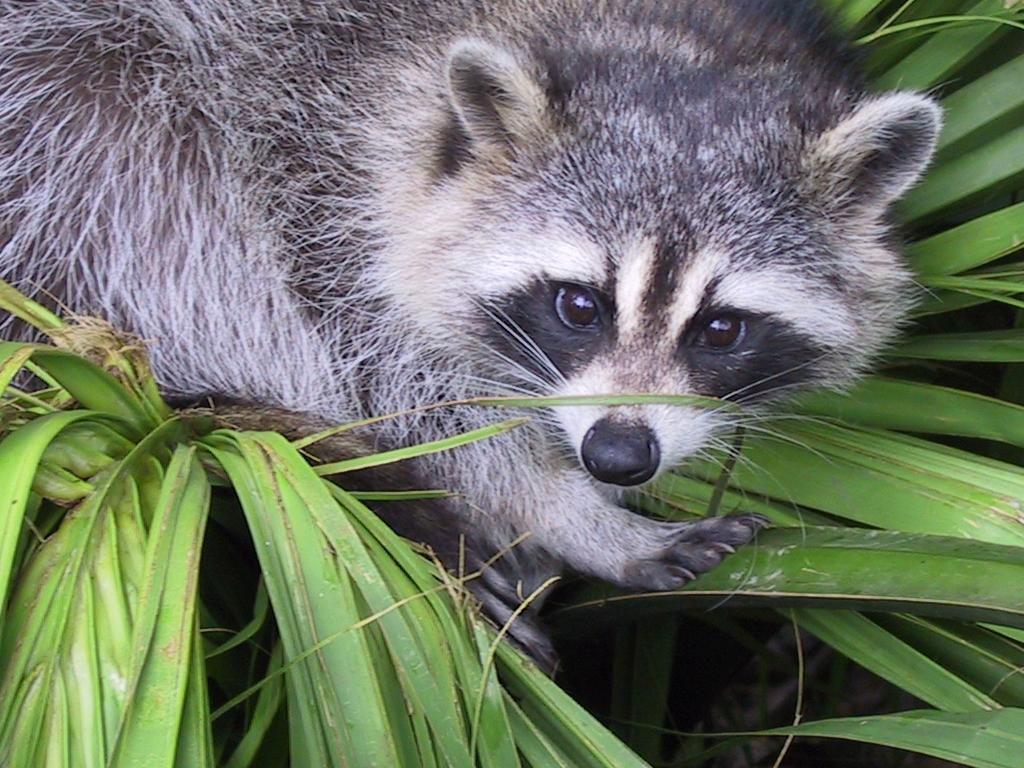
#> input picture data_science1/ex03/animal.jpeg, 1024 x 768 px
$ python zoom.py
#> lines starting #> are read from the running program, lines starting #| are printed output that depends on the picture
### data_science1/ex03/load_image.py
from PIL import Image
import numpy as np

# You need to write a function that loads an image, prints its format, and its pixels
# content in RGB format.
# You have to handle, at least, JPG and JPEG format.
# You need to handle any error with a clear error message

def ft_load(path: str) -> np.ndarray:
    """_summary_
    Loads an image, prints the shape of the image and returns an array
    Args:
        path (str): image file path

    Returns:
        np.ndarray: the RGB pixel matrix in numpy array"""
#> called with path = 'animal.jpeg'
    try:
        image = Image.open(path)
#> image is the input picture: PIL image 1024x768 RGB; mean R, G, B 110.7, 117.7, 102.1
        im_array = np.array(image)
        print(im_array.shape)
#| (768, 1024, 3)
        return(im_array)
    except Exception as e:
        print(f"Error: {e}")


# [5 lines left out: function main, not called in this run]


# [2 lines that do not run on import are left out]

### data_science1/ex03/zoom.py
from load_image import ft_load
from PIL import Image, ImageOps
import numpy as np

# Create a program that should load the image "animal.jpeg", print some information
# about it and display it after "zooming".
# • The size in pixel on both X and Y axis
# • The number of channel
# • The pixel content of the image.
# If anything went wrong, the program must not stop abruptly and handle any error
# with a clear message.


def main():
    """_summary_
        This is a main, it simply calls
    """
    try:
        pic = ft_load("animal.jpeg")
        height = pic.shape[0]
#> height = 768
        print(pic)
#> (printed output is left out)

        left = 400
        top = 176
        right = 800
        bottom = 3 * height / 4
#> bottom = 576

        image2 = Image.fromarray(pic)
        image2 = image2.crop((left, top, right, bottom))
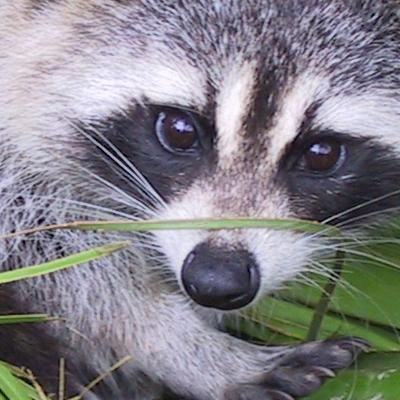
#> image2: PIL image 400x400 RGB; mean R, G, B 131.2, 129.1, 135.9
        image2 = ImageOps.grayscale(image2)
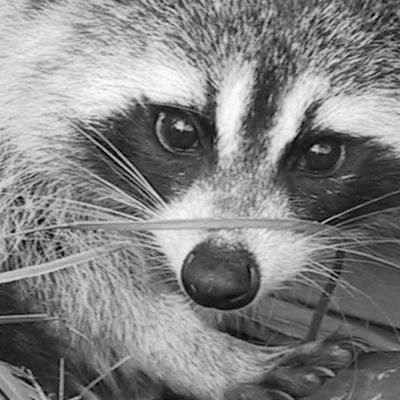
#> image2: PIL image 400x400 L; min 0, max 253, mean 130.5
        image2 = image2.resize((400,400))

        data = np.array(image2)

        print(data.shape)
#| (400, 400)
        print(data)
#> (printed output is left out)
        # Shows the image in image viewer
        image2.show()

    except Exception as e:
        print(f"Error: {e}")

if __name__ == "__main__":
    main()
